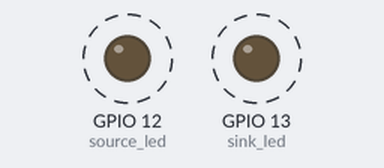
The program below on a simulated ESP32 board running MicroPython. Parts: output pins drawn as LEDs (lit = HIGH). Dashed ring = blinking. What the program prints to the serial console is not drawn.

Above: at 0.5 s.
Timing chart, 0 to 4.6 s (numbered marks = the images above):
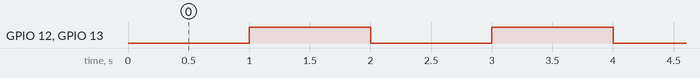

The program:

main.py
```python
from machine import Pin
from time import sleep

source_led_pin = 12
source_led = Pin(source_led_pin, Pin.OUT)
sink_led_pin = 13
sink_led = Pin(sink_led_pin, Pin.OUT)

while True:
    source_led.off()
    source_led_state = source_led.value()
    print("Source LED: {}".format(source_led_state))
    sleep(1)
    source_led.on()
    source_led_state = source_led.value()
    print("Source LED: {}".format(source_led_state))

    sink_led.on()
    sink_led_state = sink_led.value()
    print("Sink LED: {}".format(sink_led_state))
    sleep(1)
    sink_led.off()
    sink_led_state = sink_led.value()
    print("Sink LED: {}".format(sink_led_state))

    print("\n")
```

Measured:
- by itself, GPIO 12 (source_led), GPIO 13 (sink_led): alternates HIGH for 1.0 s and LOW for 1.0 s
